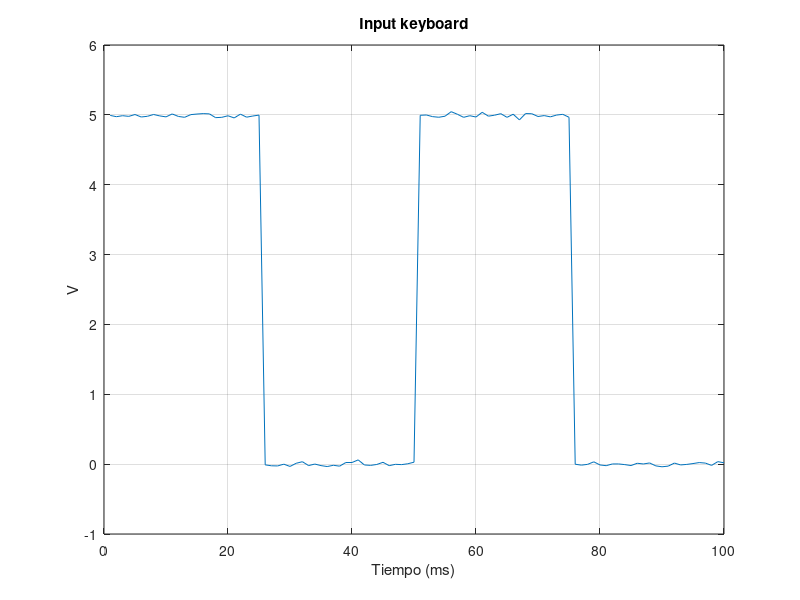

Here is the MATLAB script that generated this plot:
frecuencia = 100;
f = 2;
tiempo = 0: 1/frecuencia:1-(1/frecuencia);
yAuxiliar = 5*square(2*pi*2*tiempo)+0.05*randn(size(tiempo));
y = (yAuxiliar +5)/2;
plot(y)
grid on
xlabel('Tiempo (ms)')
ylabel('V')
title('Input keyboard')